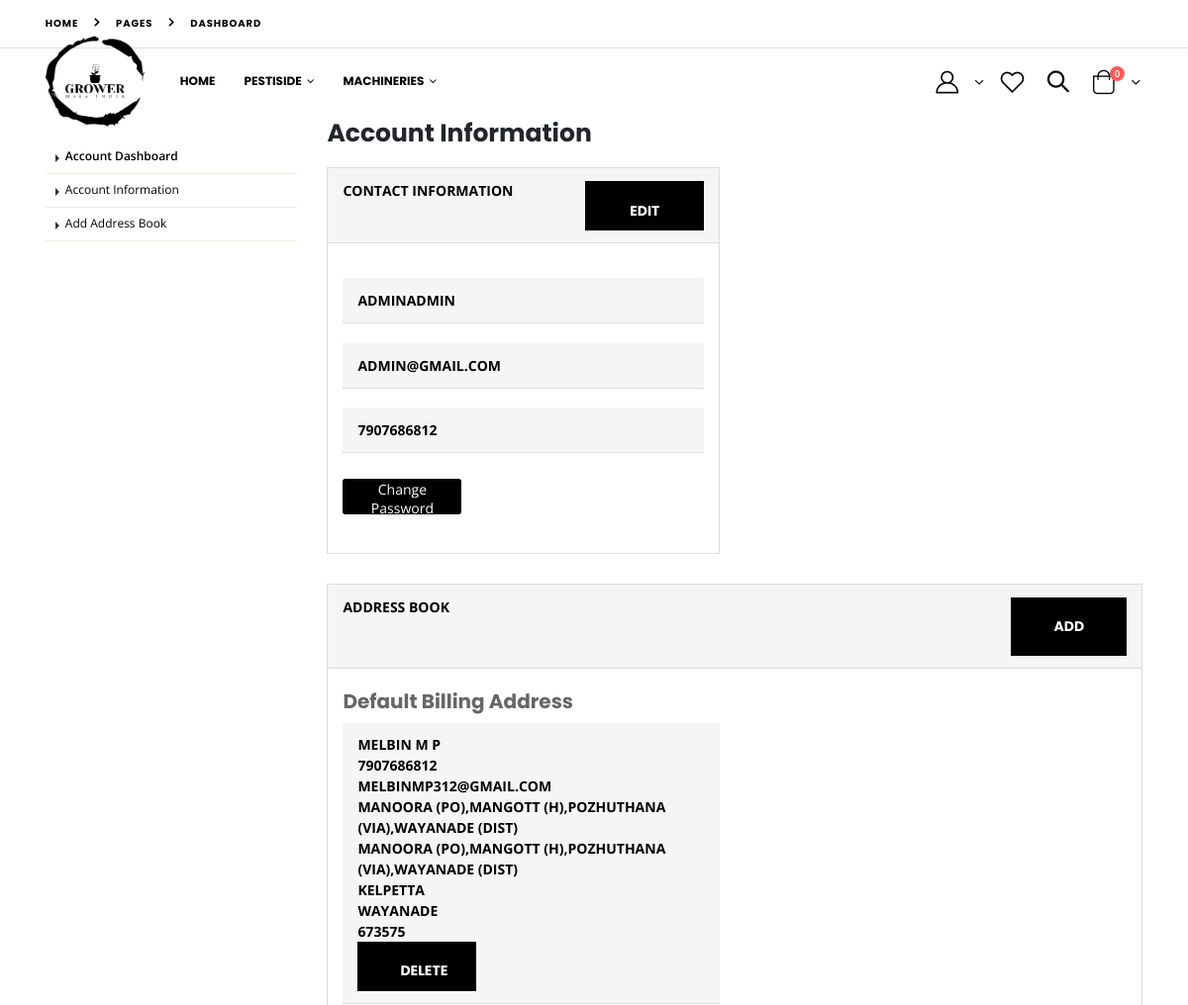
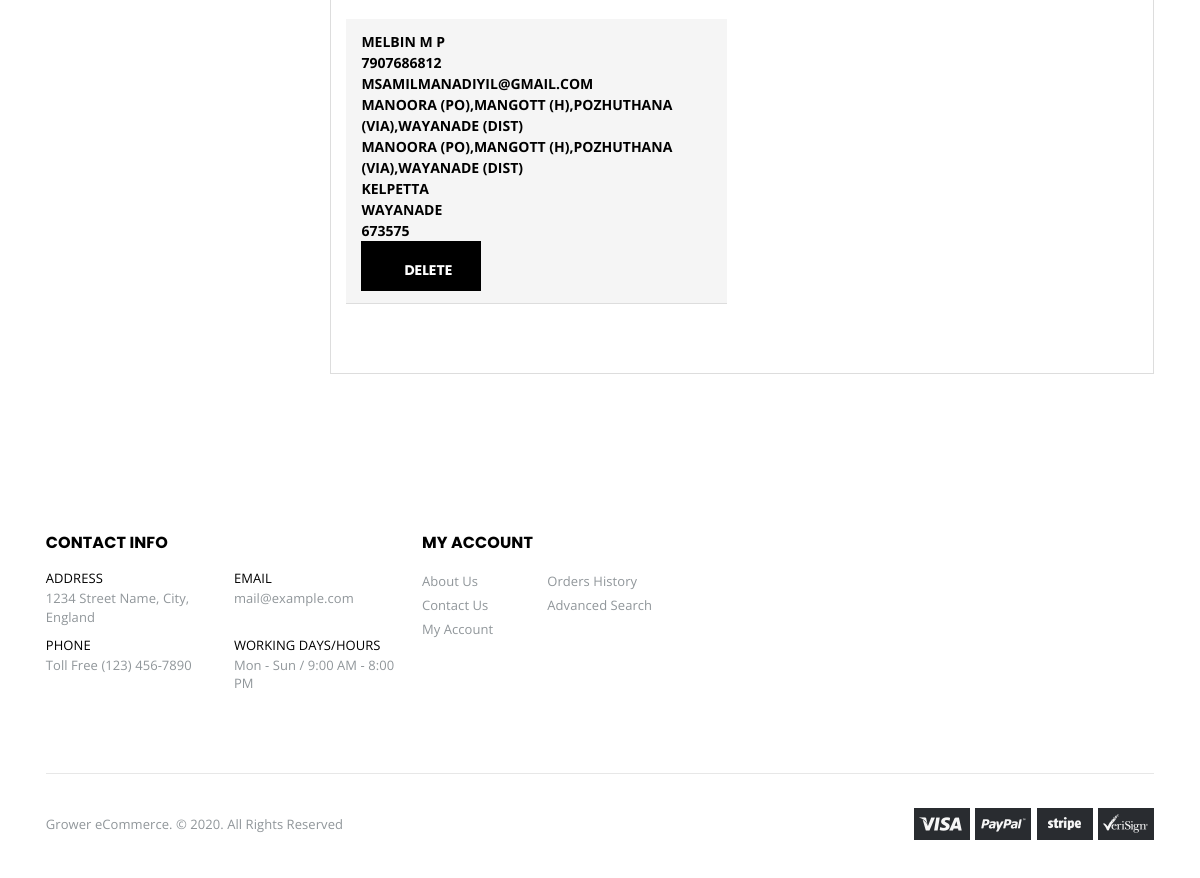
Page /profile/ (signed in) on the committed database (2 pictures, top to bottom).
### Accounts/models.py (models this page shows, shortened)
class Account(AbstractBaseUser,PermissionsMixin):
    id = models.AutoField(primary_key=True)
    fname = models.CharField(max_length=100, blank=True, null=True, editable=False)
    lname = models.CharField(max_length=100, blank=True, null=True, editable=False)
    email = models.EmailField(max_length=100, unique=True, editable=False)
    phone_number = models.BigIntegerField(default=0, editable=False)
    date_joined = models.DateTimeField(auto_now_add=True)
    last_login = models.DateTimeField(auto_now_add=True)
    is_staff = models.BooleanField(default=False)
    is_admin = models.BooleanField(default=False)
    is_active = models.BooleanField(default=False)
    is_superadmin = models.BooleanField(default=False)
    USERNAME_FIELD = 'email'
    REQUIRED_FIELDS = ['fname', 'lname',  'phone_number',]
    objects = MyAccountManager()

class user_address(models.Model):
    user=models.ForeignKey(Account,on_delete=models.CASCADE,verbose_name='Email')
    fname = models.CharField(max_length=200,verbose_name='First Name')
    lname = models.CharField(max_length=200,verbose_name='Last Name')
    phone_no = models.CharField(max_length=200)
    email = models.EmailField(max_length=200)
    hname = models.CharField(max_length=200)
    street = models.CharField(max_length=200)
    city = models.CharField(max_length=200)
    district=models.CharField(max_length=200)
    pin=models.CharField(max_length=200)

### Accounts/views.py (the view)
# urls.py: path('profile/', views.profile, name='profile'),
@login_required(login_url='login')
def profile(request):
    user1 = request.user
    cart=Cart.objects.filter(user=user1)
    l=len(cart)
    user_id = request.user.id
    user=Account.objects.get(id=user_id)
    addres=user_address.objects.filter(user_id=request.user.id)
    data={'user':user,'addres':addres,'l':l}
    return render(request,"profile.html",data)

### templates/profile.html (shortened to what this page needs)
{% extends 'base.html' %}
{% load static %}
{% block content %}
		<main class="main">
			<nav aria-label="breadcrumb" class="breadcrumb-nav">
				<div class="container">
					<ol class="breadcrumb">
						<li class="breadcrumb-item"><a href="index.html">Home</a></li>
						<li class="breadcrumb-item"><a href="#">Pages</a></li>
						<li class="breadcrumb-item active" aria-current="page">Dashboard</li>
					</ol>
				</div>
			</nav>
			<div class="container">
				<div class="row row-sparse">
					<div class="col-lg-9 order-lg-last dashboard-content">
						<h3>Account Information</h3>
						<div class="row row-sparse">
							<div class="col-md-6">
								<div class="card">
									<div class="card-header">
										Contact Information
										<a href="{% url 'profile_update' %}" class="card-edit">
										<button type="submit" class="btn btn-primary" style="height:50px;width:120px">Edit</button>
									</a>
									</div>
									<div class="card-body">
										<p>
											<div class="card-header">{{user.fname}}{{user.lname}}</div><br>
											<div class="card-header">{{user.email}}</div><br>
											<div class="card-header">{{user.phone_number}}</div><br>
											<button id="button" onclick="passhide(mydivss)" style="width:120px;border:none;color:#fff;background-color:#000;border-radius:3px;height:36px;margin-top:6px;">Change Password</button>
										</p>
									</div>
								</div>
							</div>
						</div>
						<div class="card">
							<div class="card-header">
								Address Book
								<div class="card-edit">
									<a href="{% url 'address' %}" > <button class="btn btn-primary">ADD</button></a>
								</div>
							</div>
							<div class="card-body">
								<div class="row row-sparse">
									<div class="col-md-6">
										<h4 class="">Default Billing Address</h4>
										<address>
											{% for i in addres %}
											<div class="card-header"><div>{{i.fname}}
												{{i.lname}}<br>
												{{i.phone_no}}<br>
												{{i.email}}<br>
												{{i.hname}}<br>
												{{i.street}}<br>
												{{i.city}}<br>
												{{i.district}}<br>
												{{i.pin}}
											</div>
												<a href="{% url 'de_addres' i.id %}"><button type="submit" class="btn btn-primary" style="height:50px;width:120px">DELETE</button></a></div><br>
											{% endfor %}<br>
										</address>
									</div>
								</div>
							</div>
						</div>
					</div>
					<aside class="sidebar col-lg-3">
						<br><br><br>
						<div class="widget widget-dashboard">
							<ul class="list">
								<li class="active"><a href="#">Account Dashboard</a></li>
								<li><a href="{% url 'profile' %}">Account Information</a></li>
								<li><a href="{% url 'address' %}">Add Address Book</a></li>
							</ul>
						</div>
					</aside>
				</div>
			</div>
		</main>
		{% endblock %}

### templates/base.html (shortened to what this page needs)
{% load static %}
<!DOCTYPE html>
<html lang="en">
<head>
	<link rel="stylesheet" href="{% static 'assets/css/bootstrap.min.css' %}">
	<link rel="stylesheet" href="{% static 'assets/css/style.min.css' %}">
	<link rel="stylesheet" type="text/css" href="{% static 'assets/vendor/fontawesome-free/css/all.min.css' %}">
</head>
<body class="full-screen-slider">
	<div class="page-wrapper">
		<header class="header header-transparent">
			<div class="header-middle">
				<div class="container">
					<div class="header-left">
						<a href="{% url 'index' %}" class="logo">
							<img src="{% static 'assets/images/grower-low.png' %}" style="width:100px;height:100px" alt="Porto Logo">
						</a>
						<nav class="main-nav font2">
							<ul class="menu">
								<li>
									<a href="{% url 'index' %}">Home</a>
								</li>
								<li>
									<a 	>Pestiside</a>
								</li>
								<li>
									<a 	>Machineries</a>
								</li>
							</ul>
						</nav>
					</div>
					<div  class="header-right">
						 <div class="dropdown cart-dropdown" >
							<a href="#" class="dropdown-toggle dropdown-arrow" role="button" data-toggle="dropdown" aria-haspopup="true" aria-expanded="false" data-display="static" style="margin-right:14px;">
								<i class="icon-user-2"></i>
							</a>
						</div>
						<a href="{% url 'view_wishlist' %}" class="header-icon"><i class="icon-wishlist-2"></i></a>
						<div class="header-search header-search-popup header-search-category d-none d-sm-block">
							<a href="#" class="search-toggle" role="button"><i class="icon-magnifier"></i></a>
						</div>
						<div class="dropdown cart-dropdown">
							<a href="{% url 'cart' %}" class="dropdown-toggle dropdown-arrow" role="button" >
								<i class="icon-shopping-cart"></i>
								<span class="cart-count badge-circle">{{l}}</span>
							</a>
					</div>
				</div>
			</div>
		</header>
        {% block content %}
        {% endblock %}
		<footer class="footer">
			<div class="footer-middle">
				<div class="container">
					<div class="row">
						<div class="col-lg-6 col-xl-4">
							<div class="widget">
								<h4 class="widget-title">Contact Info</h4>
								<div class="row">
									<div class="col-sm-6">
										<div class="contact-widget">
											<h4 class="widget-title">ADDRESS</h4>
											<a href="#">1234 Street Name, City, England</a>
										</div>
									</div>
									<div class="col-sm-6">
										<div class="contact-widget email">
											<h4 class="widget-title">EMAIL</h4>
											<a href="mailto:mail@example.com">mail@example.com</a>
										</div>
									</div>
									<div class="col-sm-6">
										<div class="contact-widget">
											<h4 class="widget-title">PHONE</h4>
											<a href="#">Toll Free (123) 456-7890</a>
										</div>
									</div>
									<div class="col-sm-6">
										<div class="contact-widget">
											<h4 class="widget-title">WORKING DAYS/HOURS</h4>
											<a href="#">Mon - Sun / 9:00 AM - 8:00 PM</a>
										</div>
									</div>
								</div>
							</div>
						</div>
						<div class="col-sm-6 col-lg-3 col-xl-4">
							<div class="widget">
								<h4 class="widget-title">My Account</h4>
								<ul class="links link-parts row">
									<div class="link-part col-xl-4">
										<li><a href="about.html">About Us</a></li>
										<li><a href="contact.html">Contact Us</a></li>
										<li><a href="my-account.html">My Account</a></li>
									</div>
									<div class="link-part col-xl-8">
										<li><a href="#">Orders History</a></li>
										<li><a href="#">Advanced Search</a></li>
									</div>
								</ul>
							</div>
						</div>
					</div>
				</div>
			</div>
			<div class="footer-bottom">
				<div class="container top-border d-flex align-items-center justify-content-between flex-wrap">
					<p class="footer-copyright mb-0 py-3 pr-3">Grower eCommerce. &copy;  2020.  All Rights Reserved</p>
					<img class="py-3" src="{% static 'assets/images/payments.png' %}" alt="payment image">
				</div>
			</div>
		</footer>
	</div>
</body>
</html>

### rows in the picture
Account: fname "ADMIN", lname "ADMIN", email "ADMIN@GMAIL.COM", phone_number "7907686812"
user_address: fname "MELBIN", lname "M P", phone_no "7907686812", email "MELBINMP312@GMAIL.COM", hname "MANOORA (PO),MANGOTT (H),POZHUTHANA (VIA),WAYANADE (DIST)", street "MANOORA (PO),MANGOTT (H),POZHUTHANA (VIA),WAYANADE (DIST)", city "KELPETTA", district "WAYANADE", pin "673575"
user_address: fname "MELBIN", lname "M P", phone_no "7907686812", email "MSAMILMANADIYIL@GMAIL.COM", hname "MANOORA (PO),MANGOTT (H),POZHUTHANA (VIA),WAYANADE (DIST)", street "MANOORA (PO),MANGOTT (H),POZHUTHANA (VIA),WAYANADE (DIST)", city "KELPETTA", district "WAYANADE", pin "673575"

### other values in the picture
{{ l }} "0"
